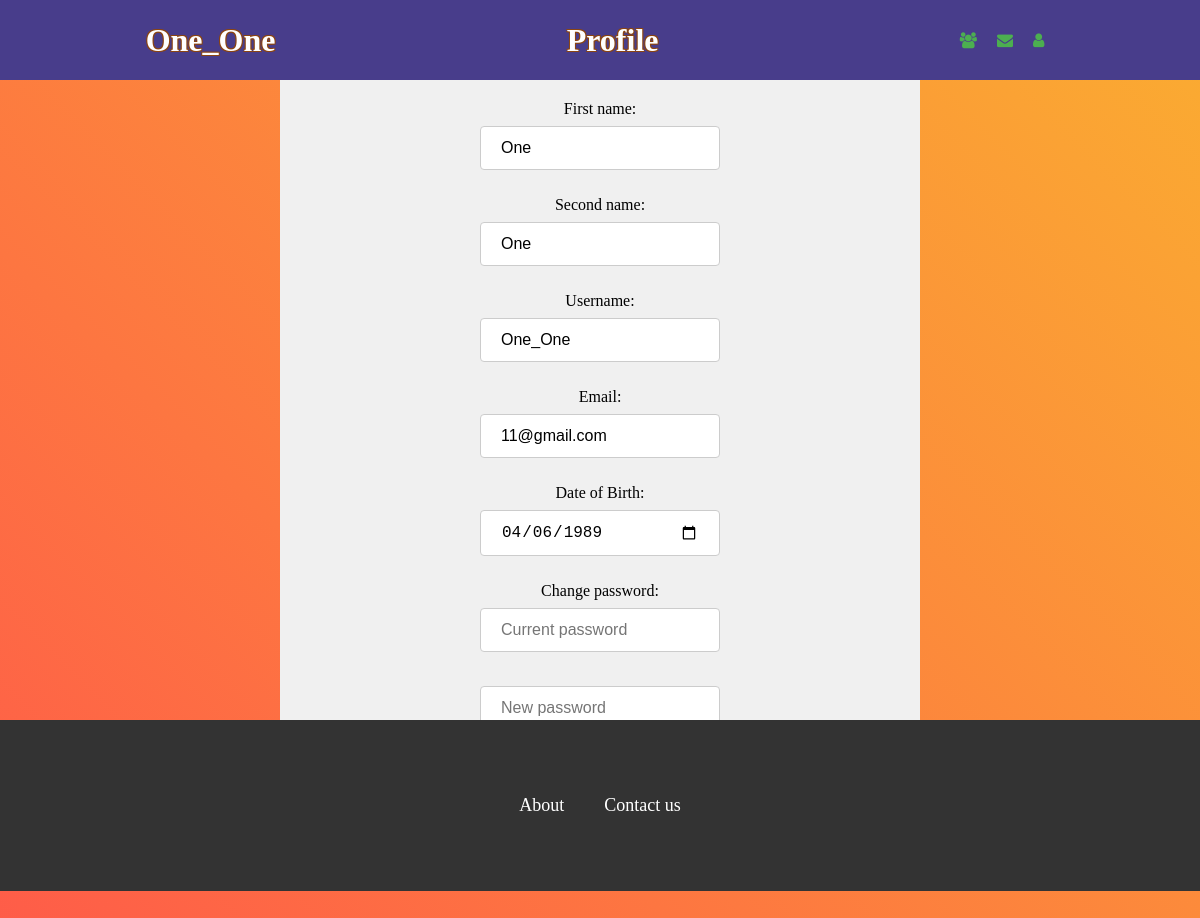
Page /One_One/profile (signed in) on the committed database.
### main/models.py (models this page shows, shortened)
class User(models.Model):
    UserName = models.CharField('UserName', max_length=100, default='')
    Email = models.CharField('Email', max_length=100, default='')
    FirstName = models.CharField('FirstName', max_length=100, default='')
    SecondName = models.CharField('SecondName', max_length=100, default='')
    Birthday = models.DateField('Birthday', default=timezone.now)
    RegisterDate = models.DateTimeField('RegisterDate', default=timezone.now)
    Age = models.IntegerField('Age', default=0)
    Password = models.CharField('Password', max_length=100, default='')
    Smoking_ch = (('Neut', 'Neutral'), ('Neg', 'Negative'), ('Pos', 'Positive'),)
    Smoking = models.CharField(choices=Smoking_ch, null=True, blank=True, max_length=256)

### main/views.py (the view)
# urls.py: path('<str:UserName>/profile', views.profile, name='profile'),
def profile(request, UserName):
    if request.session.get('CurrentUserName') is None or str(request.session.get('CurrentUserName')) != str(UserName):
        return HttpResponseForbidden("You do not have permission to access this page.")
    user = get_object_or_404(User, UserName=UserName)
    if request.method == 'POST':
        form = ChangeProfileForm(user, request.POST)
        if not form.errors.get('FirstName'):
            user.FirstName = form.cleaned_data['FirstName']
        if not form.errors.get('SecondName'):
            user.SecondName = form.cleaned_data['SecondName']
        if not form.errors.get('UserName'):
            user.UserName = form.cleaned_data['UserName']
        if not form.errors.get('Email'):
            user.Email = form.cleaned_data['Email']
        if not form.errors.get('Birthday'):
            user.Birthday = form.cleaned_data['Birthday']
        if form.cleaned_data.get('CurrentPassword') and not form.errors.get('CurrentPassword') and not form.errors.get('NewPassword') and not form.errors.get('ConfirmPassword'):
            user.Password = form.cleaned_data['NewPassword']
        user.save()
        request.session['CurrentUserName'] = user.UserName
    else:
        form = ChangeProfileForm(user)
    return render(request, 'main/profile.html', {'user': user, 'form': form})

### main/forms.py (shortened to what this page needs)
class ChangeProfileForm(forms.ModelForm):
    def __init__(self, current_user: User, *args, **kwargs):
        super().__init__(*args, **kwargs)
        self.current_user = current_user
    current_user = None
    CurrentPassword = forms.CharField(required=False)
    NewPassword = forms.CharField(required=False)
    ConfirmPassword = forms.CharField(required=False)
    FirstName = forms.CharField(required=False)
    SecondName = forms.CharField(required=False)
    UserName = forms.CharField(required=False)
    class Meta:
        model = User
        fields = ['FirstName', 'SecondName', 'UserName', 'Email', 'Birthday']

### templates/main/profile.html (shortened to what this page needs)
{% extends 'main/base_for_main_pages.html' %}
{% load static %}
{% block stylesheets %}
    <link rel='stylesheet' href='{% static 'main/css/profile.css' %}'>
{% endblock %}
{% block Name %}
    <div>
        <h1>Profile</h1>
    </div>
{% endblock %}
{% block center %}
    <div class="SettingsContainer">
        <form method="post" action="{% url 'profile' UserName=user.UserName %}">
            <label for="FirstName">First name:</label>
            <input type="text" placeholder="First name" id="FirstName" name="FirstName" value="{{ user.FirstName }}">
            <br>
            <label for="SecondName">Second name:</label>
            <input type="text" placeholder="Second name" id="SecondName" name="SecondName" value="{{ user.SecondName }}">
            <br>
            <label for="UserName">Username:</label>
            <input type="text" placeholder="Username" id="UserName" name="UserName" value="{{ user.UserName }}">
            <br>
            <label for="Email">Email:</label>
            <input type="text" placeholder="Email" id="Email" name="Email" value="{{ user.Email }}">
            <br>
            <label for="Birthday">Date of Birth:</label>
            <input type="date" id="Birthday" name="Birthday" value="{{ user.Birthday|date:'Y-m-d' }}">
            <br>
            <label for="ChangePassword">Change password:</label>
            <input type="password" placeholder="Current password" id="ChangePassword" name="CurrentPassword">
            <br>
            <input type="password" placeholder="New password" id="ChangePassword" name="NewPassword">
            <br>
            <br>
            <br>
        </form>
        <br>
    </div>
{% endblock %}

### templates/main/base_for_main_pages.html (shortened to what this page needs)
{% load static %}
<!DOCTYPE html>
<html lang="en">
<head>
    <link rel="stylesheet" href="https://cdnjs.cloudflare.com/ajax/libs/font-awesome/4.7.0/css/font-awesome.min.css">
    <link rel='stylesheet' href='{% static 'main/css/main.css' %}'>
    <link rel='stylesheet' href='{% static 'main/css/base_for_main_pages.css' %}'>
    {% block stylesheets %}{% endblock %}
</head>
<body>
<div class="top_block">
    <div>
        <h1>{{ user.UserName }}</h1>
    </div>
    {% block Name %}{% endblock %}
    <div class="icons_block">
        <div>
            <a href="{% url 'friends' UserName=user.UserName %}">
                <i class="fa fa-users"></i>
            </a>
        </div>
        <div>
            <a href="{% url 'messages' UserName=user.UserName %}">
                <i class="fa fa-envelope"></i>
            </a>
        </div>
        <div>
            <a href="{% url 'profile' UserName=user.UserName %}">
                <i class="fa fa-user"></i>
            </a>
        </div>
    </div>
</div>
<div class='center_block'>
    {% block center %}{% endblock %}
</div>
<div class='bottom_block'>
    <div class="info_block">
        <div>
            <a href='{% url 'about' %}'>About</a>
        </div>
        <div>
            <a href='{% url 'contact' %}'>Contact us</a>
        </div>
    </div>
</div>
</body>
</html>

### static/main/css/main.css (style rules this page uses)
html { height: 100%; }
body { height: inherit; position: relative; margin: 0; padding: 0; background: linear-gradient(45deg, #00c6ff, #0072ff, #ff4d4d, #f9cb28, #4deeea, #8e2de2, #ff4d4d); background-size: 1000% 1000%; -webkit-animation: gradient 30s ease infinite; -moz-animation: gradient 30s ease infinite; animation: gradient 30s ease infinite; }
h1 { font-family: 'Caveat', cursive; height: 50%; color: white; text-align: center; text-shadow: #8B4513 1px 1px 0, #8B4513 -1px -1px 0, #8B4513 -1px 1px 0, #8B4513 1px -1px 0; }
a { text-decoration: none; color: #4CAF50; display: block; transition: all 0.3s ease-in-out; }
.top_block { width: 100%; height: 10%; display: flex; justify-content: center; align-items: center; position: relative; border: None; }
.center_block { width: 100%; min-height: 80%; display: flex; flex-direction: column; justify-content: center; align-items: center; position: relative; border: None; }
.bottom_block { width: 100%; min-height: 10%; background-color: #333; color: #fff; display: flex; justify-content: center; align-items: center; padding-top: 3vh; padding-bottom: 3vh; font-size: 1.2rem; position: relative; border: None; }
.bottom_block a { color: #fff; margin: 0 20px; font-size: 18px; }
.info_block { min-height: 33%; display: flex; justify-content: space-around; align-items: center; }
form { width: 100%; display: flex; flex-direction: column; align-items: center; }
input[type="text"], input[type="password"] { width: 40%; padding: 12px 20px; margin: 8px 0; border: 1px solid #ccc; border-radius: 4px; box-sizing: border-box; font-size: 16px; background-color: #fff; }
input[type="date"] { width: 40%; padding: 12px 20px; margin: 8px 0; border: 1px solid #ccc; border-radius: 4px; box-sizing: border-box; font-size: 16px; background-color: #fff; }

### static/main/css/base_for_main_pages.css (style rules this page uses)
.top_block { background-color: darkslateblue; display: flex; flex-direction: row; justify-content: space-around; align-items: center; }
.icons_block { height: 100%; display: flex; justify-content: space-around; align-items: center; }
.icons_block a { margin-right: 10px; margin-left: 10px; display: flex; justify-content: center; align-items: center; }
.center_block { height: 80%; }

### static/main/css/profile.css (style rules this page uses)
.SettingsContainer { flex: 1; background-color: #f0f0f0; padding: 20px; width: 50%; overflow-y: auto; }

### rows in the picture
User: UserName "One_One", FirstName "One", SecondName "One", Email "11@gmail.com", Birthday "04/06/1989"
